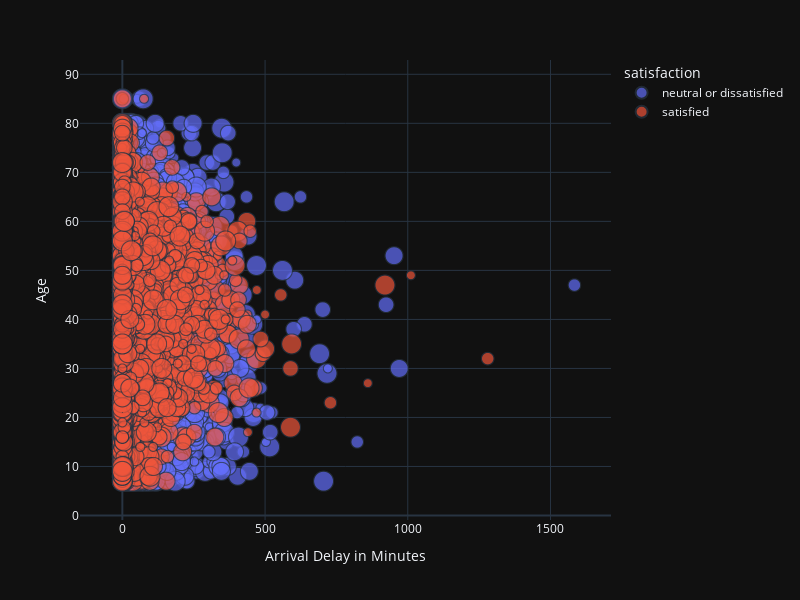

The cell this chart's notebook holds for it:
### Markdown cell above
# Ergebnisse
## Positive Korelationen
- Als beste Korelation lässt sich Online Boardinganführen mit einem Koeffizenten von 0.5 was daraufhin deutet, dass es keine gute Korelation giebt.

## Negative Korelationen
- Arrivel / Departure Delay korrelieren gegenteilig mit satisfaction, was bedeutet, dass sie bei erhöhung dazu führen, dass Menschen eher unsatisfied oder neutral or dissatified angeben.

### Code cell
columns = ["Arrival Delay in Minutes"]
size_column = "Departure/Arrival time convenient"
for column in columns:
    fig = px.scatter(df,x=column,y='Age',color='satisfaction', size=size_column, width=800, height=600)
    fig.show()

### Figure 1 — Plotly figure (JSON) as saved in the notebook; plotly's stock layout.template omitted (floating-point values rounded to 4 significant figures; data arrays with more than 128 entries replaced by an {"elided": "..."} marker saying what was removed)
{"data": [{"hovertemplate": "satisfaction=neutral or dissatisfied<br>Arrival Delay in Minutes=%{x}<br>Age=%{y}<br>Departure/Arrival time convenient=%{marker.size}<extra></extra>", "legendgroup": "neutral or dissatisfied", "marker": {"color": "#636efa", "size": {"elided": "58879 int values"}, "sizemode": "area", "sizeref": 0.0125, "symbol": "circle"}, "mode": "markers", "name": "neutral or dissatisfied", "showlegend": true, "x": {"elided": "58879 float values"}, "xaxis": "x", "y": {"elided": "58879 int values"}, "yaxis": "y", "type": "scattergl"}, {"hovertemplate": "satisfaction=satisfied<br>Arrival Delay in Minutes=%{x}<br>Age=%{y}<br>Departure/Arrival time convenient=%{marker.size}<extra></extra>", "legendgroup": "satisfied", "marker": {"color": "#EF553B", "size": {"elided": "45025 int values"}, "sizemode": "area", "sizeref": 0.0125, "symbol": "circle"}, "mode": "markers", "name": "satisfied", "showlegend": true, "x": {"elided": "45025 float values"}, "xaxis": "x", "y": {"elided": "45025 int values"}, "yaxis": "y", "type": "scattergl"}], "layout": {"xaxis": {"anchor": "y", "domain": [0.0, 1.0], "title": {"text": "Arrival Delay in Minutes"}}, "yaxis": {"anchor": "x", "domain": [0.0, 1.0], "title": {"text": "Age"}}, "legend": {"title": {"text": "satisfaction"}, "tracegroupgap": 0, "itemsizing": "constant"}, "margin": {"t": 60}, "height": 600, "width": 800}}
